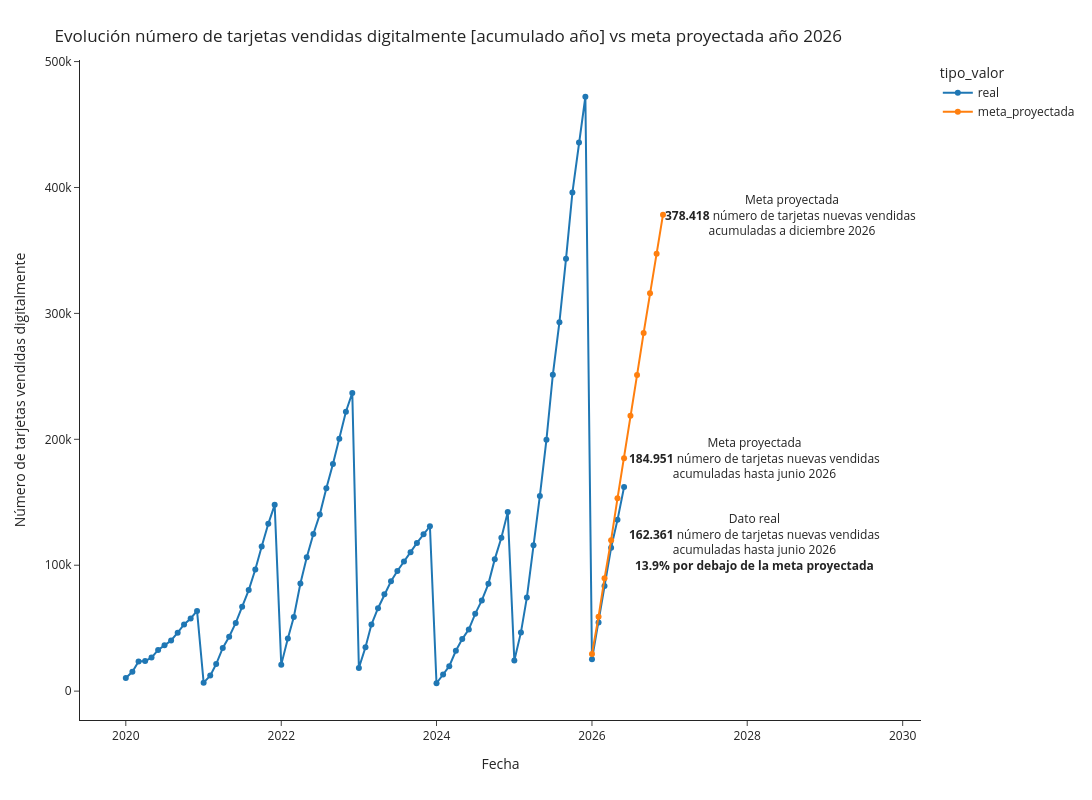

The code cell stored with this chart in its notebook:
### Code cell
fig = px.line(df_plot, x="fecha", y="valor", color='tipo_valor', markers=True, template='simple_white', width=1600, height=800)
# fig.add_vline(x='2025-06-01', line_width=3, line_dash="dash")
fig.update_layout(
    title={
        'text': "Evolución número de tarjetas vendidas digitalmente [acumulado año] vs meta proyectada año 2026",
        'xanchor': 'left',
        'yanchor': 'top'},
    xaxis=dict(
            title=dict(
                text="Fecha"
            )),
    yaxis=dict(
            title=dict(
                text="Número de tarjetas vendidas digitalmente"
            ))
)
fig.add_annotation(x='2026-12-01', y=378418,
            text="Meta proyectada<br><b>378.418</b> número de tarjetas nuevas vendidas <br>acumuladas a diciembre 2026",
            showarrow=False,
            xanchor='left')
fig.add_annotation(x='2026-06-01', y=184951,
            text="Meta proyectada<br><b>184.951</b> número de tarjetas nuevas vendidas<br>acumuladas hasta junio 2026",
            showarrow=False,
            xanchor='left',
            xshift=3)
fig.add_annotation(x='2026-06-01', y=162361,
            text="Dato real<br><b>162.361</b> número de tarjetas nuevas vendidas<br>acumuladas hasta junio 2026<br><b>13.9% por debajo de la meta proyectada</b>",
            showarrow=False,
            xanchor='left',
            xshift=3,
            yshift=-55)
fig.show()

### Figure 1 — Plotly figure (JSON) as saved in the notebook; plotly's stock layout.template omitted (floating-point values rounded to 4 significant figures)
{"data": [{"hovertemplate": "tipo_valor=real<br>fecha=%{x}<br>valor=%{y}<extra></extra>", "legendgroup": "real", "line": {"color": "#1F77B4", "dash": "solid"}, "marker": {"symbol": "circle"}, "mode": "lines+markers", "name": "real", "orientation": "v", "showlegend": true, "type": "scatter", "x": ["2026-06-01T00:00:00", "2026-05-01T00:00:00", "2026-04-01T00:00:00", "2026-03-01T00:00:00", "2026-02-01T00:00:00", "2026-01-01T00:00:00", "2025-12-01T00:00:00", "2025-11-01T00:00:00", "2025-10-01T00:00:00", "2025-09-01T00:00:00", "2025-08-01T00:00:00", "2025-07-01T00:00:00", "2025-06-01T00:00:00", "2025-05-01T00:00:00", "2025-04-01T00:00:00", "2025-03-01T00:00:00", "2025-02-01T00:00:00", "2025-01-01T00:00:00", "2024-12-01T00:00:00", "2024-11-01T00:00:00", "2024-10-01T00:00:00", "2024-09-01T00:00:00", "2024-08-01T00:00:00", "2024-07-01T00:00:00", "2024-06-01T00:00:00", "2024-05-01T00:00:00", "2024-04-01T00:00:00", "2024-03-01T00:00:00", "2024-02-01T00:00:00", "2024-01-01T00:00:00", "2023-12-01T00:00:00", "2023-11-01T00:00:00", "2023-10-01T00:00:00", "2023-09-01T00:00:00", "2023-08-01T00:00:00", "2023-07-01T00:00:00", "2023-06-01T00:00:00", "2023-05-01T00:00:00", "2023-04-01T00:00:00", "2023-03-01T00:00:00", "2023-02-01T00:00:00", "2023-01-01T00:00:00", "2022-12-01T00:00:00", "2022-11-01T00:00:00", "2022-10-01T00:00:00", "2022-09-01T00:00:00", "2022-08-01T00:00:00", "2022-07-01T00:00:00", "2022-06-01T00:00:00", "2022-05-01T00:00:00", "2022-04-01T00:00:00", "2022-03-01T00:00:00", "2022-02-01T00:00:00", "2022-01-01T00:00:00", "2021-12-01T00:00:00", "2021-11-01T00:00:00", "2021-10-01T00:00:00", "2021-09-01T00:00:00", "2021-08-01T00:00:00", "2021-07-01T00:00:00", "2021-06-01T00:00:00", "2021-05-01T00:00:00", "2021-04-01T00:00:00", "2021-03-01T00:00:00", "2021-02-01T00:00:00", "2021-01-01T00:00:00", "2020-12-01T00:00:00", "2020-11-01T00:00:00", "2020-10-01T00:00:00", "2020-09-01T00:00:00", "2020-08-01T00:00:00", "2020-07-01T00:00:00", "2020-06-01T00:00:00", "2020-05-01T00:00:00", "2020-04-01T00:00:00", "2020-03-01T00:00:00", "2020-02-01T00:00:00", "2020-01-01T00:00:00"], "xaxis": "x", "y": [162156, 136036, 113832, 83541, 54480, 25293, 472062, 435683, 395939, 343332, 293045, 251258, 199691, 154995, 115800, 74388, 46635, 24255, 142177, 121803, 104837, 85216, 72082, 61365, 49043, 41329, 32070, 19790, 13209, 6264, 130956, 124560, 117714, 110389, 103017, 95400, 87294, 76966, 65840, 52828, 34797, 18449, 236843, 221882, 200438, 180478, 161053, 140197, 124814, 106304, 85510, 58837, 41791, 21052, 147944, 132873, 114888, 96646, 80250, 67058, 54164, 43246, 34308, 21493, 12334, 6731, 63743, 57688, 52985, 46388, 40242, 36349, 32711, 26633, 23899, 23498, 15372, 10424], "yaxis": "y"}, {"hovertemplate": "tipo_valor=meta_proyectada<br>fecha=%{x}<br>valor=%{y}<extra></extra>", "legendgroup": "meta_proyectada", "line": {"color": "#FF7F0E", "dash": "solid"}, "marker": {"symbol": "circle"}, "mode": "lines+markers", "name": "meta_proyectada", "orientation": "v", "showlegend": true, "type": "scatter", "x": ["2026-01-01T00:00:00", "2026-02-01T00:00:00", "2026-03-01T00:00:00", "2026-04-01T00:00:00", "2026-05-01T00:00:00", "2026-06-01T00:00:00", "2026-07-01T00:00:00", "2026-08-01T00:00:00", "2026-09-01T00:00:00", "2026-10-01T00:00:00", "2026-11-01T00:00:00", "2026-12-01T00:00:00"], "xaxis": "x", "y": [29499, 59153, 89577, 119873, 153157, 184951, 218659, 251012, 284468, 316029, 347282, 378418], "yaxis": "y"}], "layout": {"annotations": [{"showarrow": false, "text": "Meta proyectada<br><b>378.418</b> número de tarjetas nuevas vendidas <br>acumuladas a diciembre 2026", "x": "2026-12-01", "xanchor": "left", "y": 378418}, {"showarrow": false, "text": "Meta proyectada<br><b>184.951</b> número de tarjetas nuevas vendidas<br>acumuladas hasta junio 2026", "x": "2026-06-01", "xanchor": "left", "xshift": 3, "y": 184951}, {"showarrow": false, "text": "Dato real<br><b>162.361</b> número de tarjetas nuevas vendidas<br>acumuladas hasta junio 2026<br><b>13.9% por debajo de la meta proyectada</b>", "x": "2026-06-01", "xanchor": "left", "xshift": 3, "y": 162361, "yshift": -55}], "height": 800, "legend": {"title": {"text": "tipo_valor"}, "tracegroupgap": 0}, "margin": {"t": 60}, "title": {"text": "Evolución número de tarjetas vendidas digitalmente [acumulado año] vs meta proyectada año 2026", "xanchor": "left", "yanchor": "top"}, "width": 1600, "xaxis": {"anchor": "y", "domain": [0, 1], "title": {"text": "Fecha"}}, "yaxis": {"anchor": "x", "domain": [0, 1], "title": {"text": "Número de tarjetas vendidas digitalmente"}}}}
